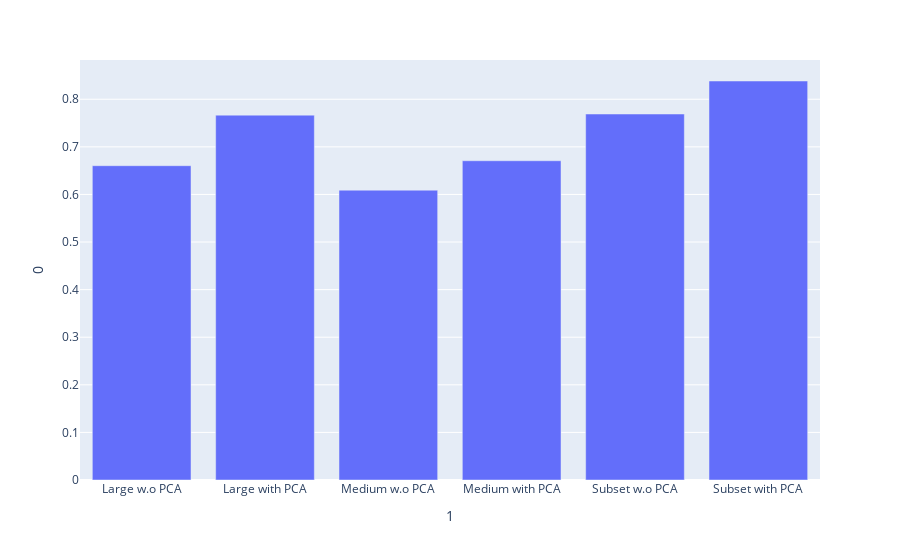

Notebook code for this chart:
### Markdown cell above
# Visualize each method's score

### Code cell
models=['Large w.o PCA', 'Large with PCA', 'Medium w.o PCA', 'Medium with PCA', 'Subset w.o PCA', 'Subset with PCA']
scores=[0.6604058129969839, 0.7666575267343022, 0.6089936934466685 ,0.6708253358925144,0.7690071292715285,0.838368689557889]
viz=pd.DataFrame((scores, models)).T

fig=px.bar(viz, x=1, y=0)
fig.show()

### Figure 1 — Plotly figure (JSON) as saved in the notebook; plotly's stock layout.template omitted (floating-point values rounded to 4 significant figures)
{"data": [{"alignmentgroup": "True", "hovertemplate": "1=%{x}<br>0=%{y}<extra></extra>", "legendgroup": "", "marker": {"color": "#636efa", "pattern": {"shape": ""}}, "name": "", "offsetgroup": "", "orientation": "v", "showlegend": false, "textposition": "auto", "type": "bar", "x": ["Large w.o PCA", "Large with PCA", "Medium w.o PCA", "Medium with PCA", "Subset w.o PCA", "Subset with PCA"], "xaxis": "x", "y": [0.6604, 0.7667, 0.609, 0.6708, 0.769, 0.8384], "yaxis": "y"}], "layout": {"barmode": "relative", "legend": {"tracegroupgap": 0}, "margin": {"t": 60}, "xaxis": {"anchor": "y", "domain": [0, 1], "title": {"text": "1"}}, "yaxis": {"anchor": "x", "domain": [0, 1], "title": {"text": "0"}}}}
